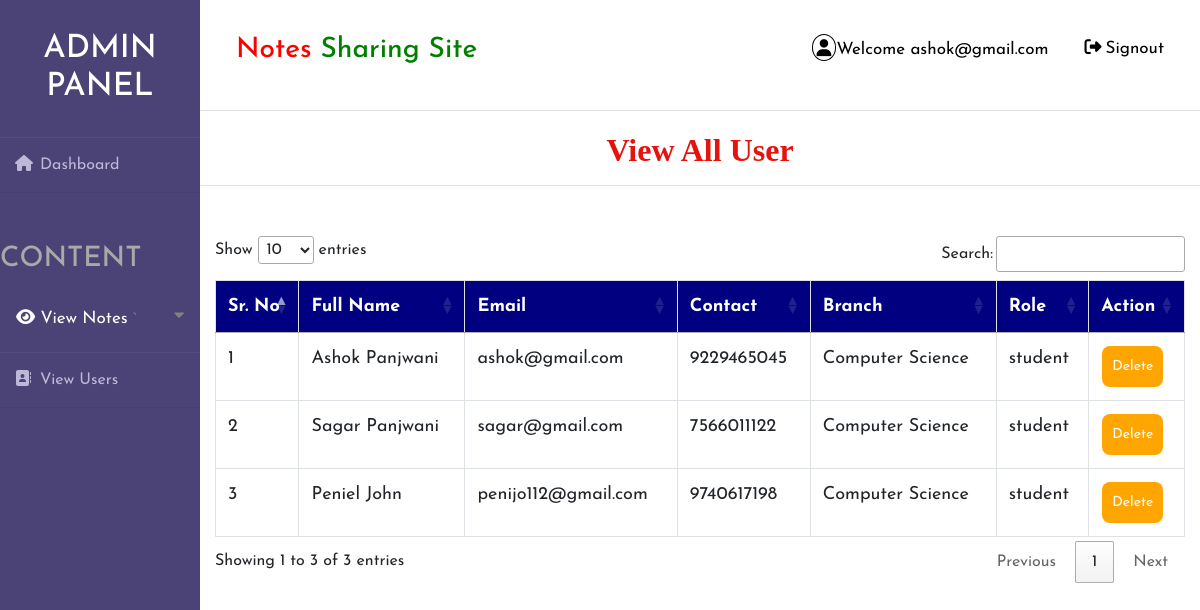
/view_users (signed in), run on the app's committed database.
### notes/models.py (models this page shows, shortened)
class Signup(models.Model):
    user = models.ForeignKey(User, on_delete=models.CASCADE, null=True)
    contact = models.CharField(max_length=10, null=True)
    branch = models.CharField(max_length=30, null=True)
    role = models.CharField(max_length=15, null=True)

### notes/views.py (the view)
# urls.py: path('view_users', View_Users, name="view_users"),
def View_Users(request):
    if not request.user.is_authenticated:
        return redirect('login_admin')
    users = Signup.objects.all()
    d = {'users': users}
    return render(request, 'View_Users.html', d)

### notes/templates/View_Users.html (shortened to what this page needs)
{% extends 'admin_nav.html' %}
{% block body %}
<center><h2 style = "font-family : 'Monotype Corsiva' ; color : #E6120E ; font-weight : bold;margin-top:2%">View All User</h2></center><hr>
 <div class="container">
<table class="table table-bordered" id="myTable">
  <thead>
  <tr>
    <th>Sr. No</th>
    <th>Full Name</th>
    <th>Email</th>
    <th>Contact</th>
      <th>Branch</th>
    <th>Role</th>
    <th>Action</th>
  </tr>
  </thead>
   <tbody>
{% for i in users %}
  <tr>
      <td>{{forloop.counter}}</td>
    <td style = "text-transform : capitalize">{{i.user.first_name}} {{i.user.last_name}}</td>
    <td>{{i.user.username}}</td>
    <td>{{i.contact}}</td>
      <td>{{i.branch}}</td>
      <td>{{i.role}}</td>
    <td><a href="{% url 'delete_users' i.user.id %}"><button class="button button1" onclick="return confirm('Are you sure?')">Delete</button></a></td>
  </tr>
   {% endfor %}
    </tbody>
</table>
 </div>
{% endblock %}

### notes/templates/admin_nav.html (shortened to what this page needs)
<!DOCTYPE html>
<html lang="en">
{% load static %}
<head>
	<link rel="stylesheet" href="{% static 'style1.css' %}">
    <link rel="stylesheet" href="https://cdnjs.cloudflare.com/ajax/libs/font-awesome/4.7.0/css/font-awesome.min.css">
    <link rel="stylesheet" href="https://maxcdn.bootstrapcdn.com/bootstrap/4.0.0/css/bootstrap.min.css">
  <link rel = stylesheet href = "//cdn.datatables.net/1.10.19/css/jquery.dataTables.min.css">
</head>
<body>
<div class="wrapper">
    <div class="sidebar">
        <h2>Admin Panel</h2>
        <ul>
            <li style="margin-bottom:50px"><a href="{% url 'admin_home' %}"><i class="fas fa-home"></i>Dashboard</a></li>
            <h3 style="color:Darkgrey;margin-bottom:10px">CONTENT</h3>
            <button class="dropdown-btn nav-link" style="padding-top:20px;padding-bottom:20px">
                <a href="" style="color: #fff"><i class="fas fa-eye"></i>
                    View Notes</a>
    `           <i class="fa fa-caret-down"></i>
            </button>
            <li><a href="{% url 'view_users' %}"><i class="fas fa-address-book"></i>View Users</a></li>
</ul>
    </div>
    <div class="main_content">
        <div class="header"><div class="topnav">
  <a class="active" href="#home"><h3><span style="color:red">Notes</span> <span style="color:green">Sharing Site</span></h3></a>
  <div class="topnav-right">
    <a href="#search"><i style="padding:4px;border-radius:50%;border:1px solid black" class="fas fa-user"></i>Welcome {{request.user.username}}</a>
    <a href="{% url 'logout' %}"><i style="padding:4px;bborder:1px solid black" class="fas fa-sign-out-alt"></i>Signout</a>
  </div>
</div>
</div>
        {% block body %}
        {% endblock %}
    </div>
</div>
</body>
</html>

### notes/static/style1.css (style rules this page uses)
* { margin: 0; padding: 0; box-sizing: border-box; list-style: none; text-decoration: none; font-family: 'Josefin Sans', sans-serif; }
body { background-color: #f3f5f9; }
.wrapper { display: flex; position: relative; }
.wrapper .sidebar { width: 200px; height: 100%; background: #4b4276; padding: 30px 0px; position: fixed; }
.wrapper .sidebar h2 { color: #fff; text-transform: uppercase; text-align: center; margin-bottom: 30px; }
.wrapper .sidebar ul li { padding: 15px; border-bottom: 1px solid #bdb8d7; border-bottom: 1px solid rgba(0,0,0,0.05); border-top: 1px solid rgba(255,255,255,0.05); }
.wrapper .sidebar ul li a { color: #bdb8d7; display: block; }
.wrapper .sidebar ul li a .fas { width: 25px; }
.wrapper .main_content { width: 100%; margin-left: 200px; }
.wrapper .main_content .header { padding: 20px; background: #fff; color: #717171; border-bottom: 1px solid #e0e4e8; }
.topnav { overflow: hidden; background-color: #fff; }
.topnav a { float: left; color: black; text-align: center; padding: 14px 16px; text-decoration: none; font-size: 17px; }
.topnav-right { float: right; }

### notes/templates/admin_nav.html (style rules this page uses)
.button { background-color: orange; border: none; color: white; padding: 10px; text-align: center; text-decoration: none; display: inline-block; font-size: 14px; margin: 1px 1px; cursor: pointer; }
.button1 { border-radius: 8px; }
* { box-sizing: border-box; }
#myTable { border-collapse: collapse; width: 100%; border: 1px solid #ddd; font-size: 18px; }
#myTable th { text-align: left; padding: 12px; background-color: Navy; color: white; }
#myTable td { text-align: left; padding: 12px; background-color: white; }
#myTable tr { border-bottom: 1px solid #ddd; }
body { font-family: "Lato", sans-serif; }
.sidenav a, .dropdown-btn { padding: 6px 8px 6px 16px; text-decoration: none; font-size: 20px; color: #818181; display: block; border: none; background: none; width: 100%; text-align: left; cursor: pointer; outline: none; }
.fa-caret-down { float: right; padding-right: 8px; }
.nav-link { font-size:17px; }

### data on the page
Signup: user.first_name "Ashok", user.last_name "Panjwani", user.username "ashok@gmail.com", contact "9229465045", branch "Computer Science", role "student"
Signup: user.first_name "Sagar", user.last_name "Panjwani", user.username "sagar@gmail.com", contact "7566011122", branch "Computer Science", role "student"
Signup: user.first_name "Peniel", user.last_name "John", user.username "penijo112@gmail.com", contact "9740617198", branch "Computer Science", role "student"

### other printed values
{{ request.user.username }} "ashok@gmail.com"
